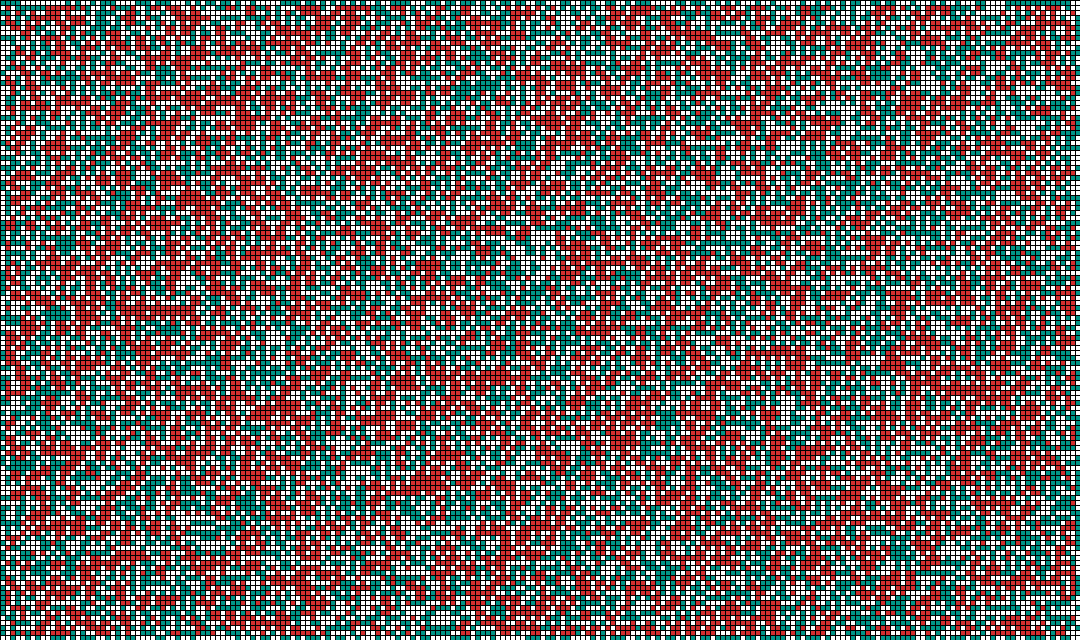
Frame 1 (no input)
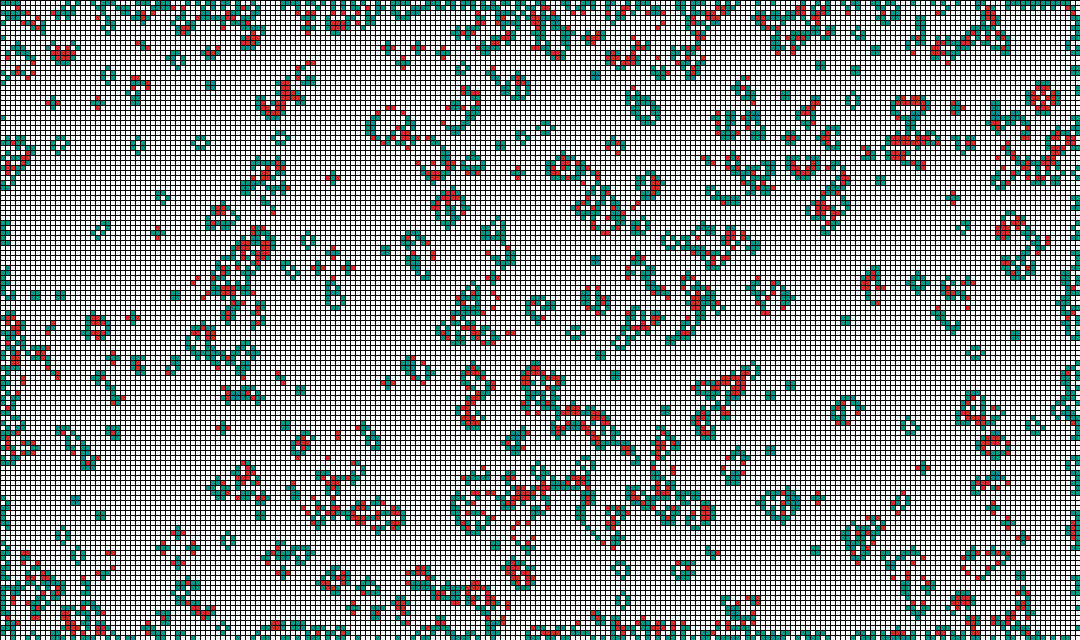
Frame 60 (the mouse pressed at the canvas centre just before this capture)
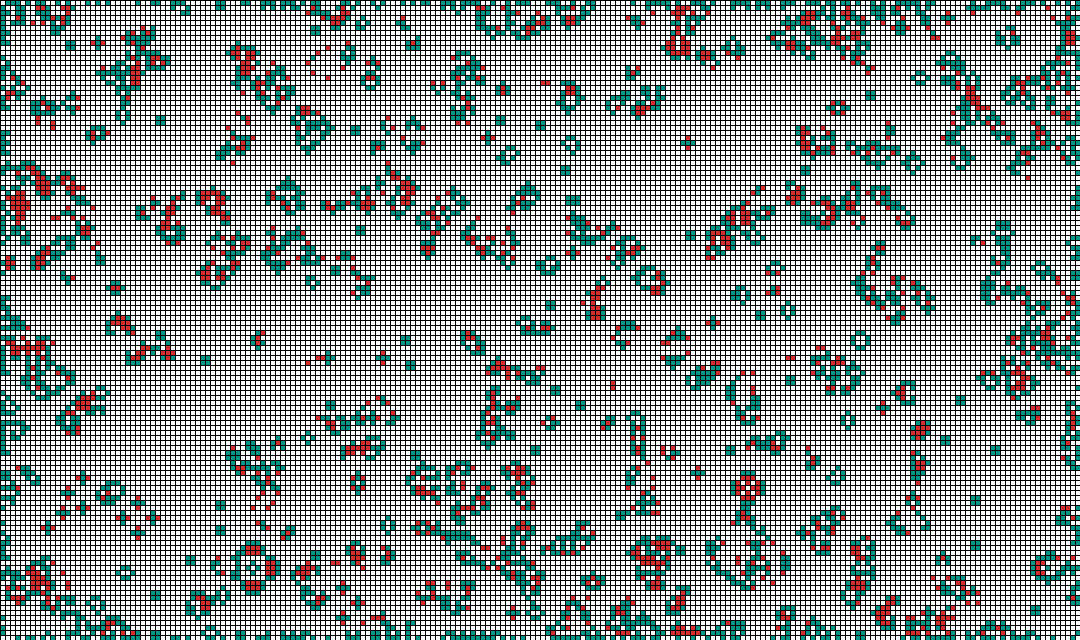
Frame 120 (the mouse held since frame 60 and released just before this capture)

The Processing sketch that drew these frames (run headless with seeded random() and noise(); from frame 60 on, the mouse is pressed at the canvas centre):

// Processing sketch: build
// ── build.pde
// THIS IS AMAZING

GOL gol;

void setup() {
  size(1080, 640);
  frameRate(24);
  gol = new GOL();
}

void draw() {
  background(#FFFFFF);
  gol.generate();
  gol.display();
}

void mousePressed() {
  gol.init();
}

// ── Cell.pde
class Cell {
  
  float x, y, w;
  int state, previous;
  
  Cell(float x_, float y_, float w_) {
    x = x_;
    y = y_;
    w = w_;
    
    state = int(random(2));
    previous = state;
  }
  
  void savePrevious() {
    previous = state;
  }
  
  void newState(int s) {
    state = s;
  }
  
  void display() {
    if (state == 1) fill(#009688); // Alive
    else if (previous == 0 && state == 1) fill(#00BCD4); // Just alive
    else if (previous == 1 && state == 0) fill(#D32F2F); // Just dead
    else fill(255);
    stroke(0);
    rect(x, y, w, w);
  }
  
}

// ── GOL.pde
// Based on this interesting article in Scientific American: http://www.ibiblio.org/lifepatterns/october1970.html

class GOL {
  
  int w = 5;
  int columns, rows;
  
  // GOL 2D array
  Cell[][] board;
  
  GOL() {
    columns = width/w;
    rows = height/w;
    board = new Cell[columns][rows];
    init();
  }
  
  void init() {
    for(int i = 0; i < columns; i++) {
      for(int j = 0; j < rows; j++) {
        board[i][j] = new Cell(i*w, j*w, w);
      }
    }
  }
  
  void generate() {
    
    for(int i = 0; i < columns; i++) {
      for(int j = 0; j < rows; j++) {
        board[i][j].savePrevious();
      }
    }
    
    // Get cells in the neighborhood
    for(int x = 1; x < columns - 1; x++) {
      for(int y = 1; y < rows - 1; y++) {
        
        int neighbors = 0;
        for(int i = -1; i <= 1; i++) {
          for(int j = -1; j <= 1; j++) {
            neighbors += board[(x + i + columns) % columns][(y + j + rows) % rows].previous;
          }
        }
        // Subtract the current cell's state
        neighbors -= board[x][y].previous;
        
        // RULES OF LIFE: What we think as the characteristics and behaviors exhibited by biological systems of reproduction
        // John Conway's goals, again based on the Scientic American article mentioned above:
        // 1. There should be no initial pattern for which there is a simple proof that the population can grow without limit.
        // 2. There should be initial patterns that apparently do grow without limit
        // 3. There should be simple initial patterns that grow and change for a considerable period of time before coming to an end
        //    in three possible ways: fading way completely (from overcrowding or becoming too sparse), 
        //    settling into a stable configuration that remains unchanged thereafter,
        //    or entering an oscillating phase in which they repeat an endless cycle of two or more periods.
        if((board[x][y].state == 1) && (neighbors < 2)) board[x][y].newState(0); // Loneliness
        else if((board[x][y].state == 1) && (neighbors > 3)) board[x][y].newState(0); // Overpopulation
        else if((board[x][y].state == 0) && (neighbors == 3)) board[x][y].newState(1); // Reproduction
      }
    }
  }
  
  void display() {
    for(int i = 0; i < columns; i++) {
      for(int j = 0; j < rows; j++) {
        board[i][j].display();
      }
    }
  }
}
